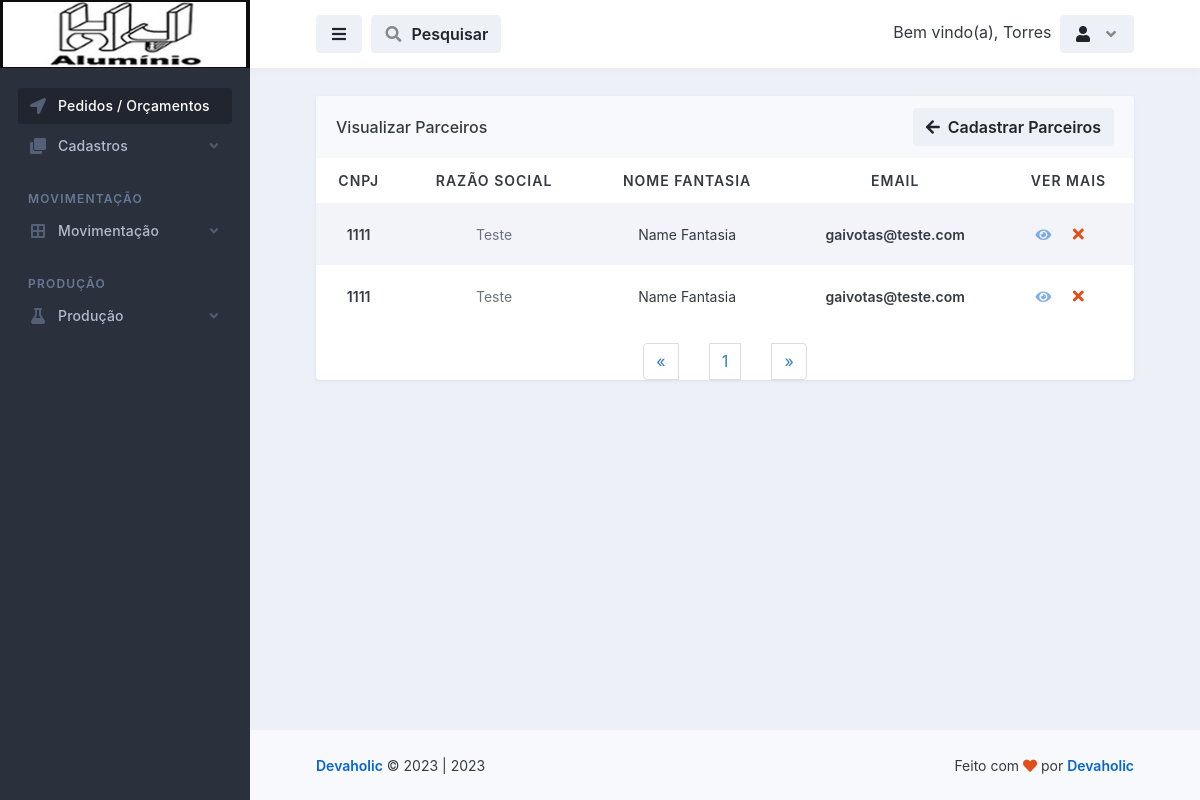
Page /parceiros/visualizar_parceiros.php (signed in) on the earlier database version.
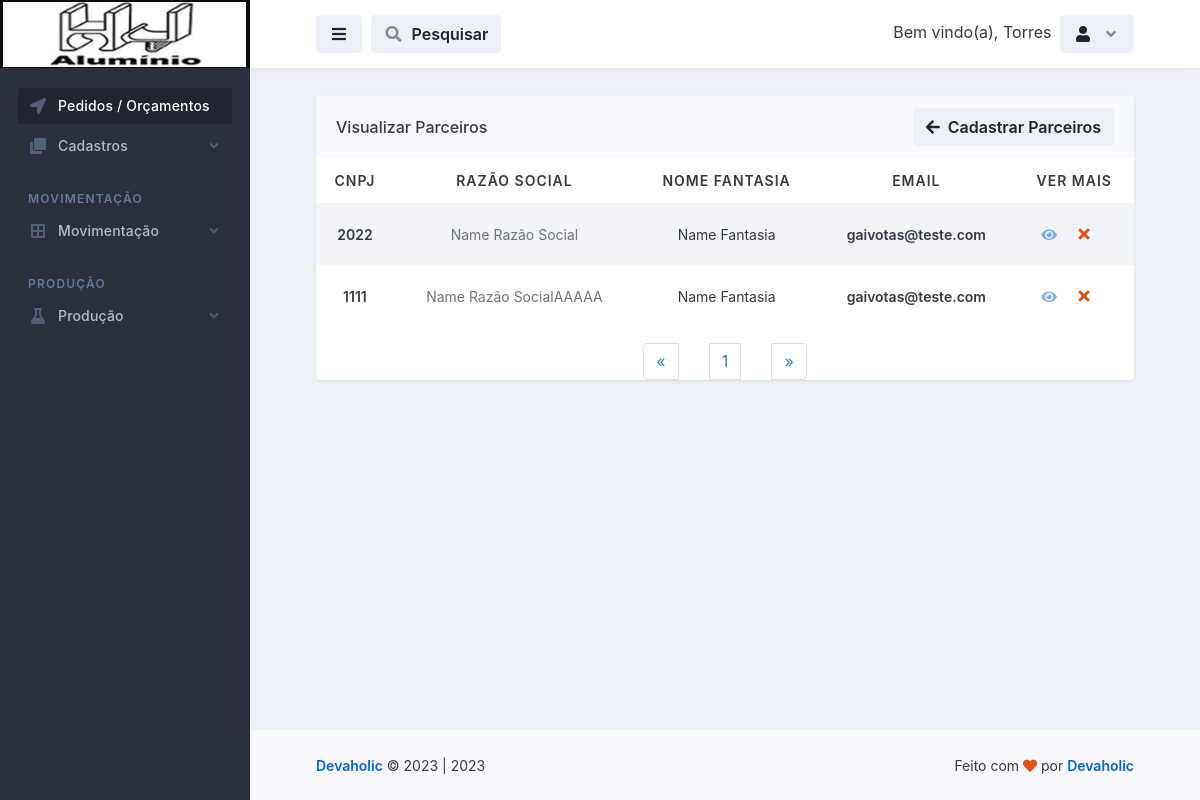
Same page on the later database version.
### tables this page shows
CREATE TABLE `parceiros` (
  `id` int(11) NOT NULL,
  `razaosocial` varchar(50) NOT NULL,
  `nomefantasia` varchar(50) NOT NULL,
  `complemento` varchar(100) NOT NULL,
  `cidade` varchar(50) NOT NULL,
  `endreco` varchar(100) NOT NULL,
  `email` varchar(50) NOT NULL,
  `instagram` varchar(100) NOT NULL,
  `facebook` varchar(100) NOT NULL,
  `codigointerno` varchar(50) NOT NULL,
  `bairro` varchar(50) NOT NULL,
  `cnpj` varchar(20) NOT NULL,
  `cep` varchar(20) NOT NULL,
  `uf` varchar(20) NOT NULL,
  `ie` varchar(50) NOT NULL,
  `numero` varchar(50) NOT NULL,
  `telefone` varchar(50) NOT NULL,
  `imagem` varchar(255) NOT NULL
);

### database.php (called while the page is built, shortened)
<?php
    class database
    {
        public $server = 'localhost';
        public $user = 'root';
        public $pass = '';
        public $bdn = 'maxportas';
        public function __construct()
        {
            try{
            $this->conn = new PDO('mysql:host='.$this->server.'; dbname='.$this->bdn, $this->user, $this->pass);
            } catch(PDOException $e){
                echo "Error $e";
            }
        }
    }
?>

### controllers/controllers_parceiros.php (called while the page is built, shortened)
<?php
    include "../database.php";
class controllers_parceiros extends database
{
    public function selecionar_parceiros()
    {
        $selecionar_parceiros = $this->conn->prepare("SELECT * FROM parceiros ORDER BY id DESC");
        $selecionar_parceiros->execute();
        $resulparceiros = $selecionar_parceiros->fetchAll(PDO::FETCH_ASSOC);
        return $resulparceiros;
    }
}
?>

### parceiros/visualizar_parceiros.php (the view, shortened to what the changed rows need)
<?php
  $servidor = "localhost";
$usuario = "root";
$senha = "";
$dbname = "maxportas";
$conn = mysqli_connect($servidor, $usuario, $senha, $dbname);
$pagina = (isset($_GET['pagina']))? $_GET['pagina'] : 1;
$result_parceiros = "SELECT * FROM parceiros";
$resultado_parceiros = mysqli_query($conn, $result_parceiros);
$total_parceiros = mysqli_num_rows($resultado_parceiros);
$quantidade_pg = 10;
$num_pagina = ceil($total_parceiros/$quantidade_pg);
$incio = ($quantidade_pg*$pagina)-$quantidade_pg;
$result_parceiros = "SELECT * FROM parceiros limit $incio, $quantidade_pg";
$resultado_parceiros = mysqli_query($conn, $result_parceiros);
?>
<!doctype html>
<html lang="en">
  <head>
    <link rel="stylesheet" id="css-main" href="../assets/css/dashmix.min.css">
    <link rel="stylesheet" href="../assets/css/pagination.css">
  </head>
  <body>
    <div id="page-container" class="sidebar-o sidebar-dark enable-page-overlay side-scroll page-header-fixed main-content-narrow">
      <main id="main-container">
        <div class="content content-full content-boxed">
          <div class="row">
            <div class="col-md-12">
              <div class="block block-rounded block-mode-loading-refresh">
                <div class="table-responsive">
                  <table class="table table-striped table-hover table-borderless table-vcenter fs-sm">
                  <?php
                    require_once "../controllers/controllers_parceiros.php";
                    $selecionar_parceiros = new controllers_parceiros();
                    $result_parceiros = $selecionar_parceiros->selecionar_parceiros();
                    if(count($result_parceiros) > 0)
                    { ?>
                    <thead style="text-align: center;">
                      <tr class="text-uppercase">
                        <th>CNPJ</th>
                        <th>Razão Social</th>
                        <th>Nome Fantasia</th>
                        <th>Email</th>
                        <th>Ver Mais</th>
                      </tr>
                    </thead>
                    <?php } ?>
                    <tbody style="text-align: center;">
                        <?php
                            require_once "../controllers/controllers_parceiros.php";
                            $selecionar_parceiros = new controllers_parceiros();
                            $result_parceiros = $selecionar_parceiros->selecionar_parceiros();
                            if(count($result_parceiros) > 0)
                            {
                              while($row_parceiros = mysqli_fetch_assoc($resultado_parceiros)){ ?>
                                <tr style="text-align: center;">
                                  <td>
                                      <span class="fw-semibold"><?php echo $row_parceiros['cnpj']; ?></span>
                                  </td>
                                  <td>
                                    <span class="fs-sm text-muted"><?php echo $row_parceiros['razaosocial'];?></span>
                                  </td>
                                  <td>
                                    <?php echo $row_parceiros['nomefantasia']; ?>
                                  </td>
                                  <td>
                                      <span class="fw-semibold"><?php echo $row_parceiros['email']; ?></span>
                                  </td>
                                  <td class="text-center text-nowrap fw-medium" style="display: flex; justify-content: center; align-items: center;">
                                    <a href="vermais_parceiros.php?view_parceiros=<?php $idCriptografado = base64_encode($row_parceiros['id']); echo $idCriptografado;?>">
                                        <i class="fa fa-eye me-1 opacity-50"></i>
                                    </a>
                                    <?php
                                       echo "<button class='btn' onclick='abrirModal(".$row_parceiros['id'].")'><i class='fa fa-fw fa-times text-danger'></i></button>";
                                    ?>
                                  </td>
                                </tr>
                          <?php } } else
                          {
                            echo "<h1>Nenhum registo encontrado!</h1>";
                          } ?>
                    </tbody>
                  </table>
                <nav class="text-center">
                  <ul class="pagination" style="display: flex; align-items: center; justify-content: space-between; width: 20%; margin: auto;">
                    <?php
                    for($i = 1; $i < $num_pagina + 1; $i++){ ?>
                      <li><a href="visualizar_parceiros.php?pagina=<?php echo $i; ?>"><?php echo $i; ?></a>
                      </li>
                    <?php } ?>
                  </ul>
                </nav>
                </div>
                </div>
              </div>
        </div>
      </main>
    </div>
  </body>
</html>

Differences in the rows shown:
removed parceiros: cnpj "1111", razaosocial "Teste", nomefantasia "Name Fantasia", email "gaivotas@teste.com"
removed parceiros: cnpj "1111", razaosocial "Teste", nomefantasia "Name Fantasia", email "gaivotas@teste.com"
added parceiros: cnpj "2022", razaosocial "Name Razão Social", nomefantasia "Name Fantasia", email "gaivotas@teste.com"
added parceiros: cnpj "1111", razaosocial "Name Razão SocialAAAAA", nomefantasia "Name Fantasia", email "gaivotas@teste.com"
